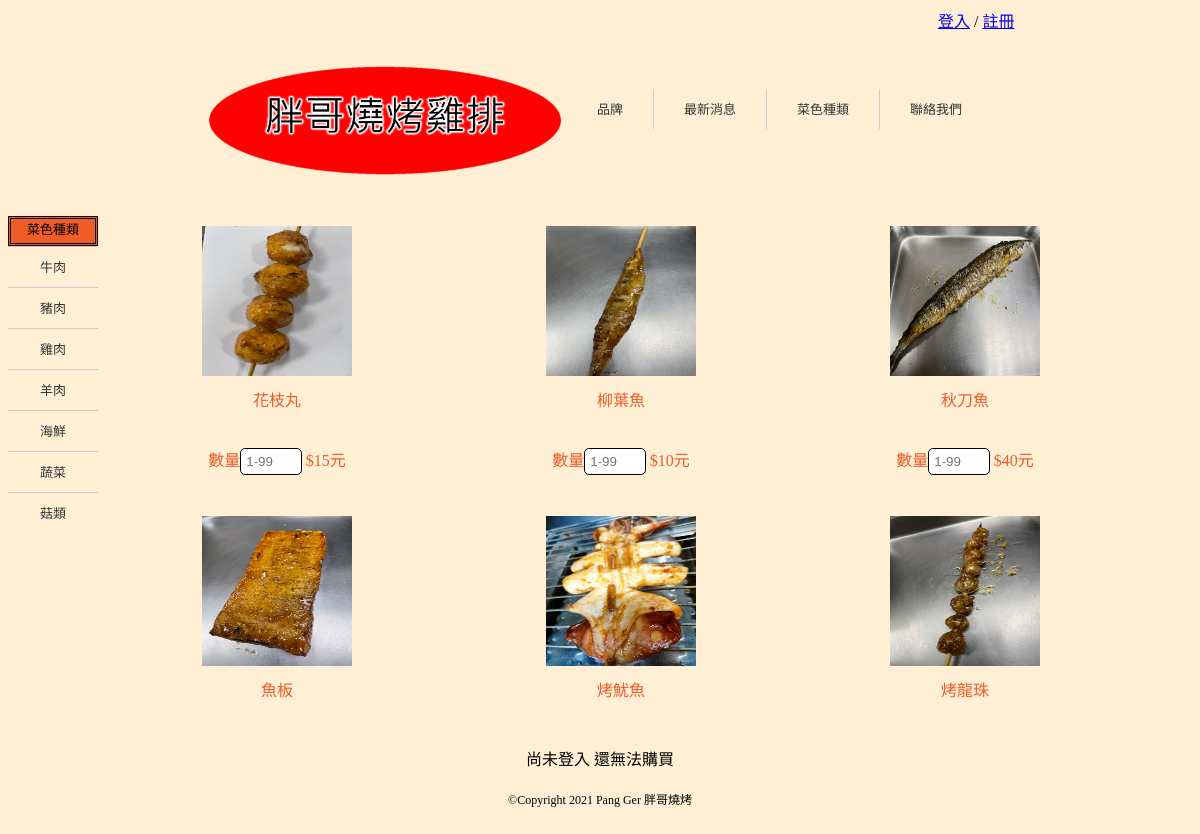
The app's page /dish/seafood/ with its own data.
### myapp/models.py (models this page shows, shortened)
class seafoodview(models.Model):
    salename = models.CharField(max_length=20)
    saleprice = models.IntegerField(default=0)
    imgname = models.CharField(max_length=20)

### myapp/views.py (the view, shortened to what this page needs)
# urls.py: url(r'^dish/seafood/$',views.seafood),
def seafood(request):
    seafoods=models.seafoodview.objects.all()
    now=datetime.now()
    return render(request,"dish/seafood.html",locals())

### templates/dish/seafood.html (shortened to what this page needs)
{% extends "dish/dish_base.html" %}
{% load static %}
{% block content_dish %}
    {% for seafood in seafoods %}
        <div class="food">
            <img src="/static/images/海鮮/{{ seafood.imgname }}.jpg"/>
            <font id='sales'>{{ seafood.salename }}</font>
            <div>
                <font>數量</font><input type="number" name="number" onchange="count()" id='ex-1' placeholder="1-99">
                $<font id="saleprice" name="num">{{ seafood.saleprice }}</font>元
            </div>
        </div>
    {% endfor %}
{% endblock %}

### static/css/main_style.css (style rules this page uses)
html { -webkit-text-size-adjust: none; text-size-adjust: none; }

### static/css/style2.css (style rules this page uses)
.food { width:30%; display: flex; flex-direction: column; align-items: center; }
.food div input { width: 19%; }
.item div { margin: 10px; height: 40%; color: #ef5c28; text-align: center; float: left; }
.item div img { width: 150px; height: 150px; }
.item div div { width: 100% }
input[type="number"] { padding: 5px 5px; border: 1px black solid; cursor: pointer; -webkit-border-radius: 5px; border-radius: 5px; width: 40px; height: 100%; }

### records on screen
seafoodview: shows a picture, salename "花枝丸", saleprice "15"
seafoodview: shows a picture, salename "柳葉魚", saleprice "10"
seafoodview: shows a picture, salename "秋刀魚", saleprice "40"
seafoodview: shows a picture, salename "魚板"
seafoodview: shows a picture, salename "烤魷魚"
seafoodview: shows a picture, salename "烤龍珠"
